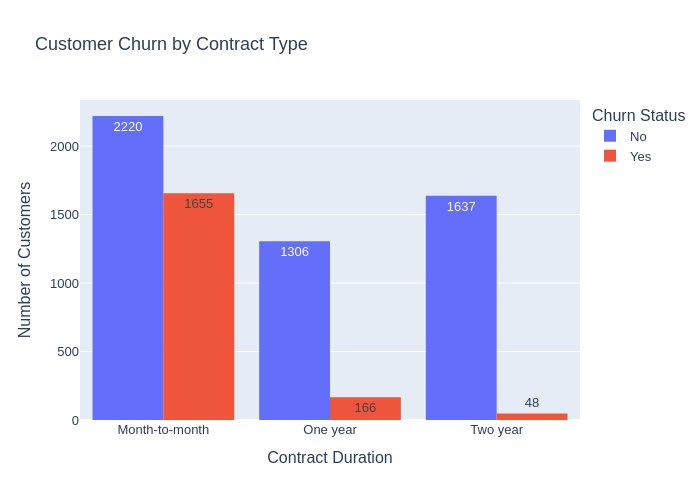

Source (notebook cell):
### Markdown cell above
* Senior Citizens have almost double the churn rate(41.7%) than younger customers.

### Code cell
fig = px.histogram(df,x='Contract',color='Churn',barmode='group',text_auto=True,
                      title='Customer Churn by Contract Type')

fig.update_layout(width=700, height=500,
                  xaxis_title="Contract Duration",
                  yaxis_title="Number of Customers",
                  legend_title="Churn Status",
                  bargap=0.15,         
                  font=dict(family="Arial, sans-serif", size=13)
                  )
fig.show()

### Figure 1 — Plotly figure (JSON) as saved in the notebook; plotly's stock layout.template omitted (floating-point values rounded to 4 significant figures; data arrays with more than 128 entries replaced by an {"elided": "..."} marker saying what was removed)
{"data": [{"alignmentgroup": "True", "bingroup": "x", "hovertemplate": "Churn=No<br>Contract=%{x}<br>count=%{y}<extra></extra>", "legendgroup": "No", "marker": {"color": "#636efa", "pattern": {"shape": ""}}, "name": "No", "offsetgroup": "No", "orientation": "v", "showlegend": true, "texttemplate": "%{value}", "type": "histogram", "x": {"elided": "5163 str values"}, "xaxis": "x", "yaxis": "y"}, {"alignmentgroup": "True", "bingroup": "x", "hovertemplate": "Churn=Yes<br>Contract=%{x}<br>count=%{y}<extra></extra>", "legendgroup": "Yes", "marker": {"color": "#EF553B", "pattern": {"shape": ""}}, "name": "Yes", "offsetgroup": "Yes", "orientation": "v", "showlegend": true, "texttemplate": "%{value}", "type": "histogram", "x": {"elided": "1869 str values"}, "xaxis": "x", "yaxis": "y"}], "layout": {"bargap": 0.15, "barmode": "group", "font": {"family": "Arial, sans-serif", "size": 13}, "height": 500, "legend": {"title": {"text": "Churn Status"}, "tracegroupgap": 0}, "title": {"text": "Customer Churn by Contract Type"}, "width": 700, "xaxis": {"anchor": "y", "domain": [0, 1], "title": {"text": "Contract Duration"}}, "yaxis": {"anchor": "x", "domain": [0, 1], "title": {"text": "Number of Customers"}}}}
